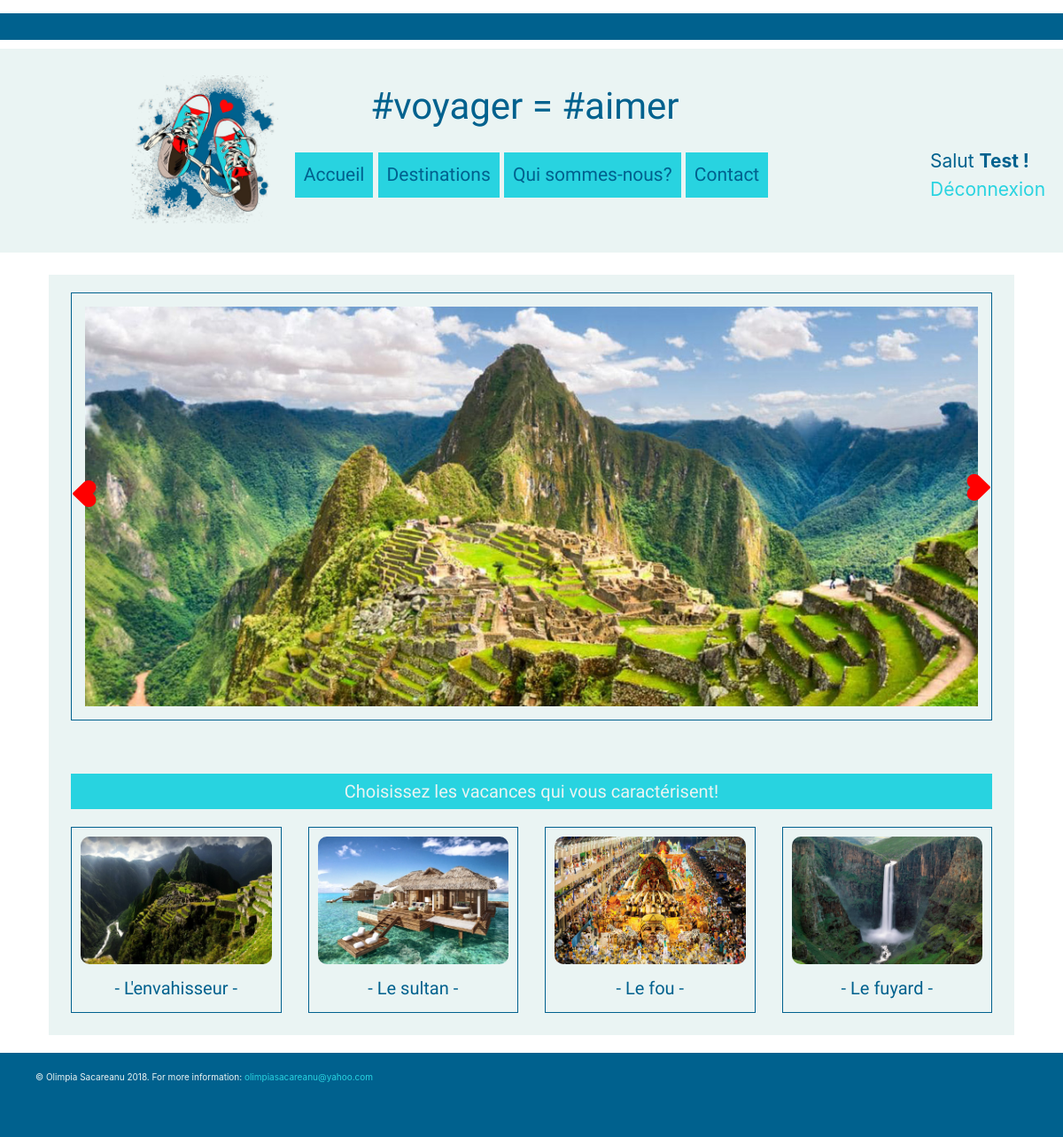
The app's page /home.php (signed in) with its own data.
### tables this page shows
CREATE TABLE IF NOT EXISTS `destination` (
  `ID` int(11) NOT NULL AUTO_INCREMENT,
  `title` varchar(60) NOT NULL,
  `description` text NOT NULL,
  `category` varchar(60) NOT NULL,
  `picture` varchar(50) NOT NULL,
  `slider` varchar(50) NOT NULL,
  PRIMARY KEY (`ID`)
);

CREATE TABLE IF NOT EXISTS `category` (
  `ID` int(11) NOT NULL AUTO_INCREMENT,
  `title` varchar(60) NOT NULL,
  PRIMARY KEY (`ID`)
);

### home.php (called while the page is built, shortened)
<?php
include 'connection.php';
$query = $db->prepare('SELECT category.ID, category.title, destination.picture as picture
						FROM category
						INNER JOIN destination ON category.ID = destination.category
						GROUP BY category');
$query->execute();
$categories = $query -> fetchAll();
$query = $db->prepare('SELECT ID, title, description, picture, slider FROM destination ');
$query->execute();
$destinations = $query->fetchAll();
include 'layout.phtml';

### home.phtml (the view)
<div class="home-container">
	<section>
		<div class='controll'>
            <i class="fas fa-backward fa-heart"></i>
            <i class="fas fa-forward fa-heart"></i>
	    </div>
	    <?php foreach ($destinations as $destination): ?>
		<div class='slider'>
			<img src="img/<?= htmlspecialchars($destination['slider']) ?>">
		</div>
		<?php endforeach ?>
	</section>
	<div class="style">
		<h2>Choisissez les vacances qui vous caractérisent!</h2>
	</div>
	<section>
	<div class="row">
			<?php foreach ($categories as $category): ?>
				<div class="col-lg-3 col-sm-6">
					<section>
						<img src="img/<?= htmlspecialchars($category['picture']) ?>" alt="img">
						<a href="category.php?id=<?= htmlspecialchars($category['ID']) ?>"><h2>- <?= htmlspecialchars($category['title']) ?> -</h2></a>
					</section>
				</div>
			<?php endforeach ?>
	</div>
	</section>
</div>

### main9.css (style rules this page uses)
html { font-size: 62.5%; }
a { text-decoration: none; color: #00618e; }
h1, h2 { font-family: Love Ya Like A Sister; }
.row img { width: 100%; }
.home-container .slider img { width: 100%; }
.home-container .controll { display: none; }
.home-container .style h2 { background-color: #28d3e0; padding: 8px; text-align: center; font-family: Satisfy; color: #eaf4f3; margin: 10px 0; }
.home-container section h2 { text-align:center; font-family: Love Ya Like A Sister; margin:5px; color: #00618e; }
@media screen and (min-width: 1024px) { img { border-radius: 10px; } }
@media screen and (min-width: 1024px) { .home-container .slider img { border: 1px solid #00618e; padding:15px; position: relative; top: -50px; border-radius: 0; } }
@media screen and (min-width: 1024px) { .home-container .controll { position: relative; top: 200px; color: red; font-size: 2em; z-index: 1000; display: block; } }
@media screen and (min-width: 1024px) { .home-container .controll .fa-backward { -webkit-transform: rotate(90deg); -moz-transform: rotate(90deg); -o-transform: rotate(90deg); -ms-transform: rotate(90deg); transform: rotate(90deg); } }
@media screen and (min-width: 1024px) { .home-container .controll .fa-forward { -webkit-transform: rotate(270deg); -moz-transform: rotate(270deg); -o-transform: rotate(270deg); -ms-transform: rotate(270deg); transform: rotate(270deg); float: right; } }
@media screen and (min-width: 1024px) { .home-container .style h2 { background-color: #28d3e0; padding: 8px; text-align: center; font-family: Satisfy; color: #eaf4f3; margin-bottom: 20px; } }
@media screen and (min-width: 1024px) { .home-container .row section { padding: 10px; border: 1px solid #00618e; } }
@media screen and (min-width: 1024px) { .home-container .row img { margin-bottom: 10px; } }
@media screen and (min-width: 1024px) { .home-container .row a { text-decoration: none; color: #00618e; font-family: Love Ya Like A Sister; text-align: center; } }

### records on screen
destination: slider (picture)
category: shows a picture, title "L'envahisseur"
category: shows a picture, title "Le sultan"
category: shows a picture, title "Le fou"
category: shows a picture, title "Le fuyard"

### other values on screen
$_SESSION['user']['firstName'] "Test"
